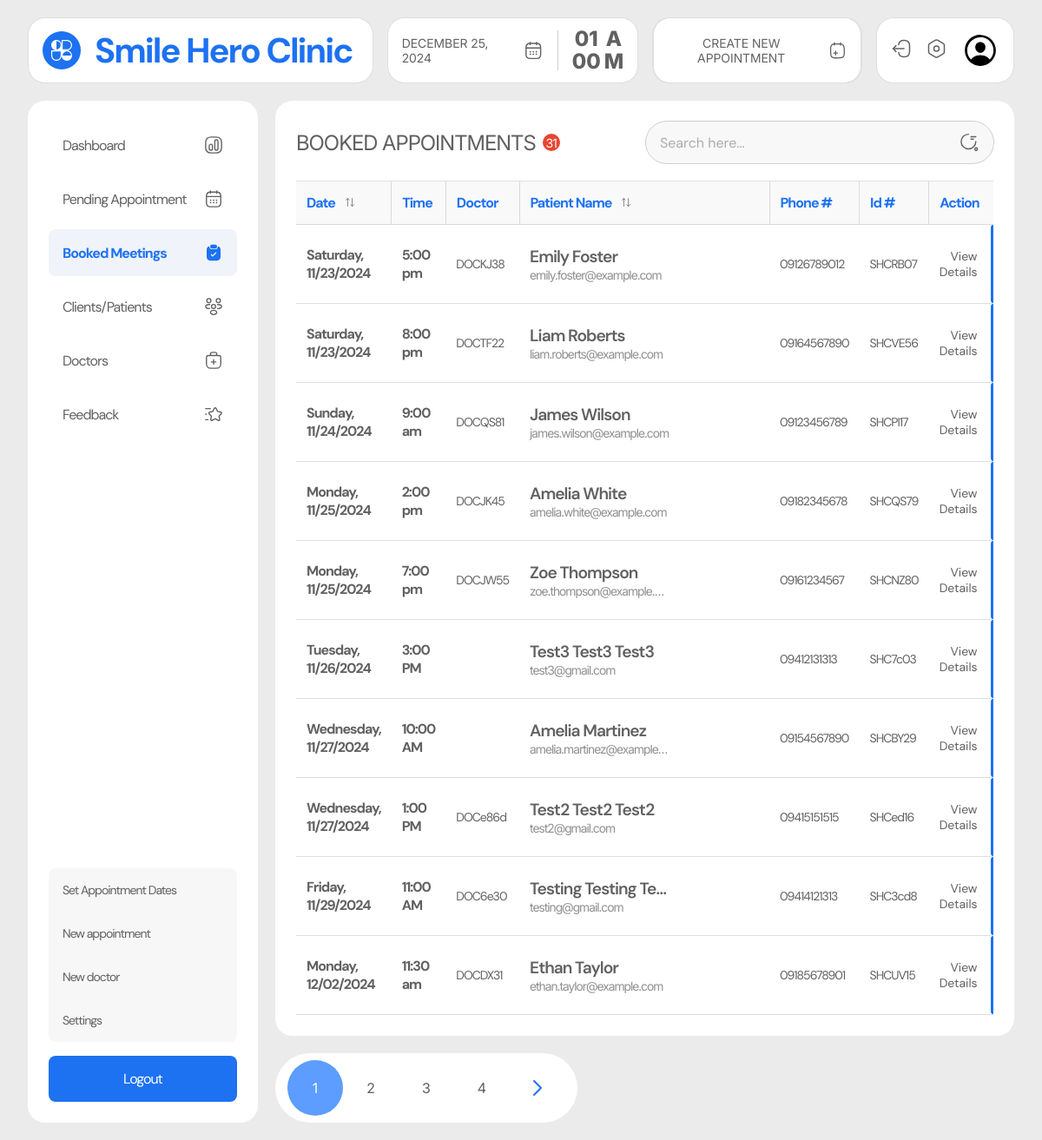
Page /admin/booked.php (signed in) on the committed database.
### tables this page shows
CREATE TABLE `appointments` (
  `user_id` varchar(100) NOT NULL,
  `doctor_id` varchar(100) DEFAULT NULL,
  `appointment_id` varchar(20) NOT NULL,
  `label` varchar(100) NOT NULL,
  `name` varchar(255) NOT NULL,
  `email` varchar(255) NOT NULL,
  `contact` varchar(30) NOT NULL,
  `message` text NOT NULL,
  `date` varchar(30) NOT NULL,
  `time` varchar(30) NOT NULL,
  `service` varchar(100) NOT NULL,
  `location` varchar(100) NOT NULL,
  `status` varchar(50) NOT NULL,
  `created_at` datetime NOT NULL
);

### admin/booked.php (the view, shortened to what this page needs)
<?php
require_once '../includes/dbh.inc.php';
require_once './includes/pagination.php';
$limit = 10;
$page = isset($_GET['page']) ? (int)$_GET['page'] : 1;
$start = ($page - 1) * $limit;
$totalQuery = "SELECT COUNT(*) AS total FROM appointments WHERE status = 'accepted' OR status = 'completed' ";
$totalResult = $conn->query($totalQuery);
$totalRow = $totalResult->fetch_assoc();
$totalRecords = $totalRow['total'];
$query = "SELECT * FROM appointments WHERE status = 'accepted' OR status = 'completed' OR  status = 'canceled' OR status = 'missed' ORDER BY status, date, time ASC LIMIT $start, $limit";
$result = $conn->query($query);
$users = [];
if ($result->num_rows > 0) {
  while ($row = $result->fetch_assoc()) {
    $users[] = $row;
  }
}
?>
<!DOCTYPE html>
<html lang="en">
<head>
  <link rel="stylesheet" href="../src/dist/styles.css" />
</head>
<body class="admin__page">
  <main class="admin__main">
    <?php include("includes/nav.php"); ?>
     <section class="admin__content">
      <?php include("includes/side_nav.php"); ?>
      <div class="booked__container">
        <div class="booked-appointments__table">
          <div class="table-heading__container">
            <h1 class="table-heading">booked appointments <span class="table-item-count"><?php echo $totalRecords ?></span></h1>
            <?php include("includes/search.php"); ?>
          </div>
          <table>
            <thead>
              <tr>
                <th>
                  date
                  <div class="dropdown-container">
                    <button class="filter-btn">
                    </button>
                  </div>
                </th>
                <th>
                  time
                </th>
                <th>doctor</th>
                <th>
                  patient name
                  <div class="dropdown-container">
                    <button class="filter-btn">
                    </button>
                  </div>
                </th>
                <th>phone #</th>
                <th>id #</th>
                <th>action</th>
              </tr>
            </thead>
            <tbody id="items">
              <?php foreach ($users as $user){?>
              <tr class="item-row appointment-row"
                data-date="<?php echo date('Y-m-d', strtotime($user['date'])); ?>">
                <td class="patient-cell date" data-date="<?php echo $user['date'] ?>">
                  <?php echo date('l, m/d/Y', strtotime($user['date'])); ?>
                </td>
                <td class="patient-cell time">
                  <?php echo $user['time']; ?>
                </td>
                <td class="patient-cell doctor">
                  <?php echo $user['doctor_id']; ?>
                </td>
                <td class="patient-cell name-email" data-label="<?php echo $user['label'] ?>">
                  <p class="patient-name" title="<?php echo $user['name']; ?>">
                    <?php echo $user['name']; ?>
                  </p>
                  <p class="patient-email" title="<?php echo $user['email']; ?>">
                    <?php echo $user['email']; ?>
                  </p>
                </td>
                <td class="patient-cell phone">
                  <?php echo $user['contact']; ?>
                </td>
                <td class="patient-cell apt-id">
                  <?php echo $user['appointment_id']; ?>
                </td>
                <?php
                $bgColor = '';
                  switch ($user['status']) {
                    case 'accepted':
                      $bgColor = '#1d72f2';
                      break;
                  }
                ?>
                <td class="patient-cell action" data-status="<?php echo $user['status']; ?>">
                  <button type="button">
                    <a href="appointment-details.php?aptId=<?php echo $user['appointment_id'] ?>">
                      View Details
                    </a>
                  </button>
                  <div class="identifier" style=" background-color:<?php echo $bgColor ?>; "></div>
                </td>
              </tr>
              <?php } ?>
            </tbody>
          </table>
        </div>
      </div>
    </section>
  </main>
</body>
</html>

### admin/booked.php (style rules this page uses)
.appointment-row { position: relative; }
.identifier { position: absolute; width: 3px; height: 100%; top: 0; right: 0; border-radius: 5px 0 0 5px; }

### rows in the picture
appointments: date "Saturday, 11/23/2024", time "5:00 pm", doctor "DOCKJ38", name "Emily Foster", email "emily.foster@example.com", contact "09126789012", appointment_id "SHCRB07"
appointments: date "Saturday, 11/23/2024", time "8:00 pm", doctor "DOCTF22", name "Liam Roberts", email "liam.roberts@example.com", contact "09164567890", appointment_id "SHCVE56"
appointments: date "Sunday, 11/24/2024", time "9:00 am", doctor "DOCQS81", name "James Wilson", email "james.wilson@example.com", contact "09123456789", appointment_id "SHCPI17"
appointments: date "Monday, 11/25/2024", time "2:00 pm", doctor "DOCJK45", name "Amelia White", email "amelia.white@example.com", contact "09182345678", appointment_id "SHCQS79"
appointments: date "Monday, 11/25/2024", time "7:00 pm", doctor "DOCJW55", name "Zoe Thompson", email "zoe.thompson@example.…", contact "09161234567", appointment_id "SHCNZ80"
appointments: date "Tuesday, 11/26/2024", time "3:00 PM", name "Test3 Test3 Test3", email "test3@gmail.com", contact "09412131313", appointment_id "SHC7c03"
appointments: date "Wednesday, 11/27/2024", time "10:00 AM", name "Amelia Martinez", email "amelia.martinez@example…", contact "09154567890", appointment_id "SHCBY29"
appointments: date "Wednesday, 11/27/2024", time "1:00 PM", doctor "DOCe86d", name "Test2 Test2 Test2", email "test2@gmail.com", contact "09415151515", appointment_id "SHCed16"
appointments: date "Friday, 11/29/2024", time "11:00 AM", doctor "DOC6e30", name "Testing Testing Te…", email "testing@gmail.com", contact "09414121313", appointment_id "SHC3cd8"
appointments: date "Monday, 12/02/2024", time "11:30 am", doctor "DOCDX31", name "Ethan Taylor", email "ethan.taylor@example.com", contact "09185678901", appointment_id "SHCUV15"

### other values in the picture
$totalRecords "31"
